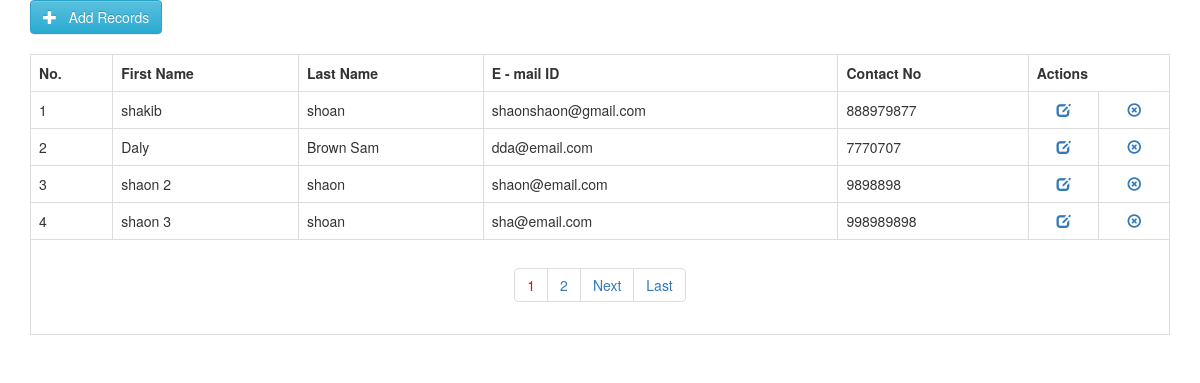
The page / on the database its author committed.
### tables this page shows
CREATE TABLE `tbl_users` (
  `id` int(11) NOT NULL,
  `first_name` varchar(25) NOT NULL,
  `last_name` varchar(25) NOT NULL,
  `email_id` varchar(50) NOT NULL,
  `contact_no` bigint(10) NOT NULL
);

### class.crud.php (the view, shortened to what this page needs)
<?php
class crud
{
    private $db;
    function __construct($DB_con)
    {
        $this->db = $DB_con;
    }
    public function dataview($query)
    {
        $stmt = $this->db->prepare($query);
        $stmt->execute();
        if($stmt->rowCount()>0)
        {
            $id=0;
            while($row=$stmt->fetch(PDO::FETCH_ASSOC))
            {
                ?>
                <tr>
                    <td><?php
                        echo ++$id;
                    ?></td>
                    <td><?php print($row['first_name']); ?></td>
                    <td><?php print($row['last_name']); ?></td>
                    <td><?php print($row['email_id']); ?></td>
                    <td><?php print($row['contact_no']); ?></td>
                    <td align="center">
                        <a href="edit-data.php?edit_id=<?php print($row['id']); ?>"><i class="glyphicon glyphicon-edit"></i></a>
                    </td>
                    <td align="center">
                        <a href="delete.php?delete_id=<?php print($row['id']); ?>"><i class="glyphicon glyphicon-remove-circle"></i></a>
                    </td>
                </tr>
                <?php
            }
        }
        else
        {
            ?>
            <tr>
                <td>Nothing here...</td>
            </tr>
            <?php
        }
    }
    public function paginglink($query,$records_per_page)
    {
        $self = $_SERVER['PHP_SELF'];
        $stmt = $this->db->prepare($query);
        $stmt->execute();
        $total_no_of_records = $stmt->rowCount();
        if($total_no_of_records > 0)
        {
            ?><ul class="pagination"><?php
            $total_no_of_pages=ceil($total_no_of_records/$records_per_page);
            $current_page=1;
            for($i=1;$i<=$total_no_of_pages;$i++)
            {
                if($i==$current_page)
                {
                    echo "<li><a href='".$self."?page_no=".$i."' style='color:red;'>".$i."</a></li>";
                }
                else
                {
                    echo "<li><a href='".$self."?page_no=".$i."'>".$i."</a></li>";
                }
            }
            if($current_page!=$total_no_of_pages)
            {
                $next=$current_page+1;
                echo "<li><a href='".$self."?page_no=".$next."'>Next</a></li>";
                echo "<li><a href='".$self."?page_no=".$total_no_of_pages."'>Last</a></li>";
            }
            ?></ul><?php
        }
    }
}

### header.php (shortened to what this page needs)
<!doctype html>
<html lang="en">
<head>
    <link rel="stylesheet" href="https://maxcdn.bootstrapcdn.com/bootstrap/3.3.7/css/bootstrap.min.css">
    <link rel="stylesheet" href="https://maxcdn.bootstrapcdn.com/bootstrap/3.3.7/css/bootstrap-theme.min.css">
</head>
<body>

### index.php (shortened to what this page needs)
<?php
include_once 'dbconfig.php';
?>
<?php include_once 'header.php'; ?>
    <div class="container">
        <a href="add-data.php" class="btn btn-large btn-info"><i class="glyphicon glyphicon-plus"></i> &nbsp; Add Records</a>
    </div>
    <div class="clearfix"></div><br />
    <div class="container">
        <table class='table table-bordered table-responsive'>
            <tr>
                <th>No.</th>
                <th>First Name</th>
                <th>Last Name</th>
                <th>E - mail ID</th>
                <th>Contact No</th>
                <th colspan="2" align="center">Actions</th>
            </tr>
            <?php
            $query = "SELECT * FROM tbl_users";
            $records_per_page = 4;
            $newquery = $crud->paging($query,$records_per_page);
            $crud->dataview($newquery);
            ?>
            <tr>
                <td colspan="7" align="center">
                    <div class="pagination-wrap">
                        <?php $crud->paginglink($query,$records_per_page); ?>
                    </div>
                </td>
            </tr>
        </table>
    </div>
<?php include_once 'footer.php'; ?>

### footer.php (shortened to what this page needs)
</body>
</html>

### rows shown on the page
tbl_users: first_name "shakib", last_name "shoan", email "shaonshaon@gmail.com", contact_no "888979877"
tbl_users: first_name "Daly", last_name "Brown Sam", email "dda@email.com", contact_no "7770707"
tbl_users: first_name "shaon 2", last_name "shaon", email "shaon@email.com", contact_no "9898898"
tbl_users: first_name "shaon 3", last_name "shoan", email "sha@email.com", contact_no "998989898"
